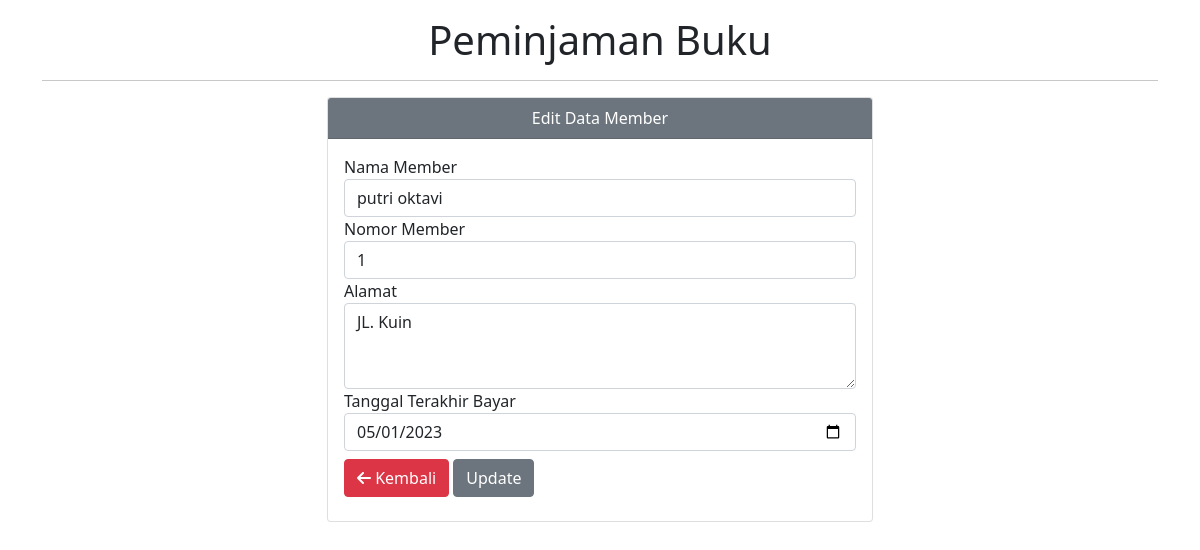
/FormMember.php?id_member=105, run on the app's committed database.
### tables this page shows
CREATE TABLE `member` (
  `id_member` int(13) NOT NULL,
  `nama_member` varchar(250) NOT NULL,
  `nomor_member` varchar(15) NOT NULL,
  `alamat` text NOT NULL,
  `tgl_mendaftar` datetime NOT NULL,
  `tgl_terakhir_bayar` date NOT NULL
);

### Model.php (called while the page is built, shortened)
<?php
class Model {
    public function getMemberById($id)
    {
        $sql  =  "SELECT  *  FROM  member  WHERE  id_member  = '$id'";
        $result = mysqli_query($GLOBALS['koneksi'], $sql);
        return $result;
    }
    }
?>

### FormMember.php (the view, shortened to what this page needs)
<?php
require "Model.php";
if (isset($_GET['id_member'])) {
    $id = $_GET['id_member'];
    $member = new Model();
    $result = $member->getMemberById($id);
    $row = mysqli_fetch_all($result, MYSQLI_ASSOC);
}
?>
<!DOCTYPE html> <html lang="en"> <head>
    <link href="https://cdn.jsdelivr.net/npm/bootstrap@5.1.3/dist/css/bootstrap.min.css" rel="stylesheet">
    <title>Peminjaman Buku</title> </head>
    <body>
    <body>
    <div class="container">
        <div class="row justify-content-center">
            <div class="col-md-12 py-3">
                <h1 class="text-center">Peminjaman Buku</h1>
                <hr>
                <div class="row justify-content-center">
                    <div class="col-md-6">
                        <div class="card">
                            <div class="card-header bg-secondary text-white text-center">
                                <?php
                                if (isset($_GET['id_member'])) {
                                    echo "Edit Data Member";
                                } else {
                                    echo "Tambah Data Member";
                                }
                                ?>
                            </div>
                            <div class="card-body">
                                <form action="" method="post">
                                    <div class="form-group">
                                        <label for="nama_member">Nama Member</label>
                                        <input type="text" class="form-control" name="nama_member" id="nama_member" <?php echo (isset($_GET['id_member'])) ?  "value = '" . $row[0]["nama_member"] . "'" : "value = '' "; ?> placeholder="Nama Member" required>
                                    </div>
                                    <div class="form-group">
                                        <label for="nomor_member">Nomor Member</label>
                                        <input type="text" class="form-control" name="nomor_member" id="nomor_member" <?php echo (isset($_GET['id_member'])) ?  "value = '" . $row[0]["nomor_member"] . "'" : "value = '' "; ?> placeholder="Nomor Member" required>
                                    </div>
                                    <div class="form-group">
                                        <label for="alamat">Alamat</label>
                                        <textarea class="form-control" name="alamat" id="alamat" rows="3" required><?php echo (isset($_GET['id_member'])) ? $row[0]["alamat"] : ""; ?></textarea>
                                    </div>
                                    <div class="form-group">
                                        <label for="tgTerakhirBayar">Tanggal Terakhir Bayar</label>
                                        <input type="date" class="form-control" name="tgl_terakhir_bayar" id="tgl_terakhir_bayar" <?php echo (isset($_GET['id_member'])) ?  "value = " . $row[0]["tgl_terakhir_bayar"] . "" : "value = '' "; ?> placeholder="Tanggal Terakhir Bayar" required>
                                    </div>
                                    <a class="btn btn-danger my-2" href="Member.php"><i class="fa fa-arrow-left"></i> Kembali</a>
                                    <?php
                                    if (isset($_GET['id_member'])) {
                                        echo "<button type=\"submit\" name=\"update\" class=\"btn btn-secondary my-2 float-right\">Update</button>";
                                    } else {
                                        echo "<button type=\"submit\" name=\"submit\" class=\"btn btn-primary my-2 float-right\">Tambah</button>";
                                    }
                                    ?>
                                </form>
                            </div>
                        </div>
                    </div>
                </div>
            </div>
        </div>
    </div>
</body>
</body>
</html>

### data on the page
member: nama_member "putri oktavi", nomor_member "1", alamat "JL. Kuin", tgl_terakhir_bayar "05/01/2023"
